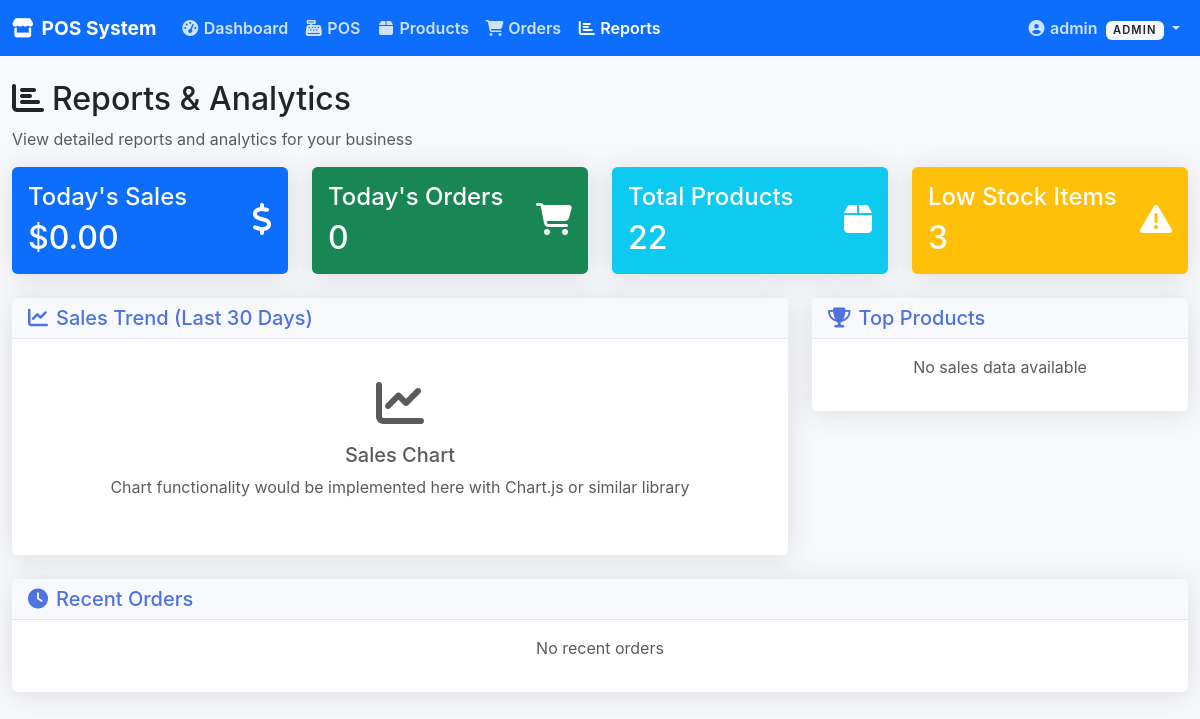
/user/reports.php (signed in), run on an earlier commit of the app's database.
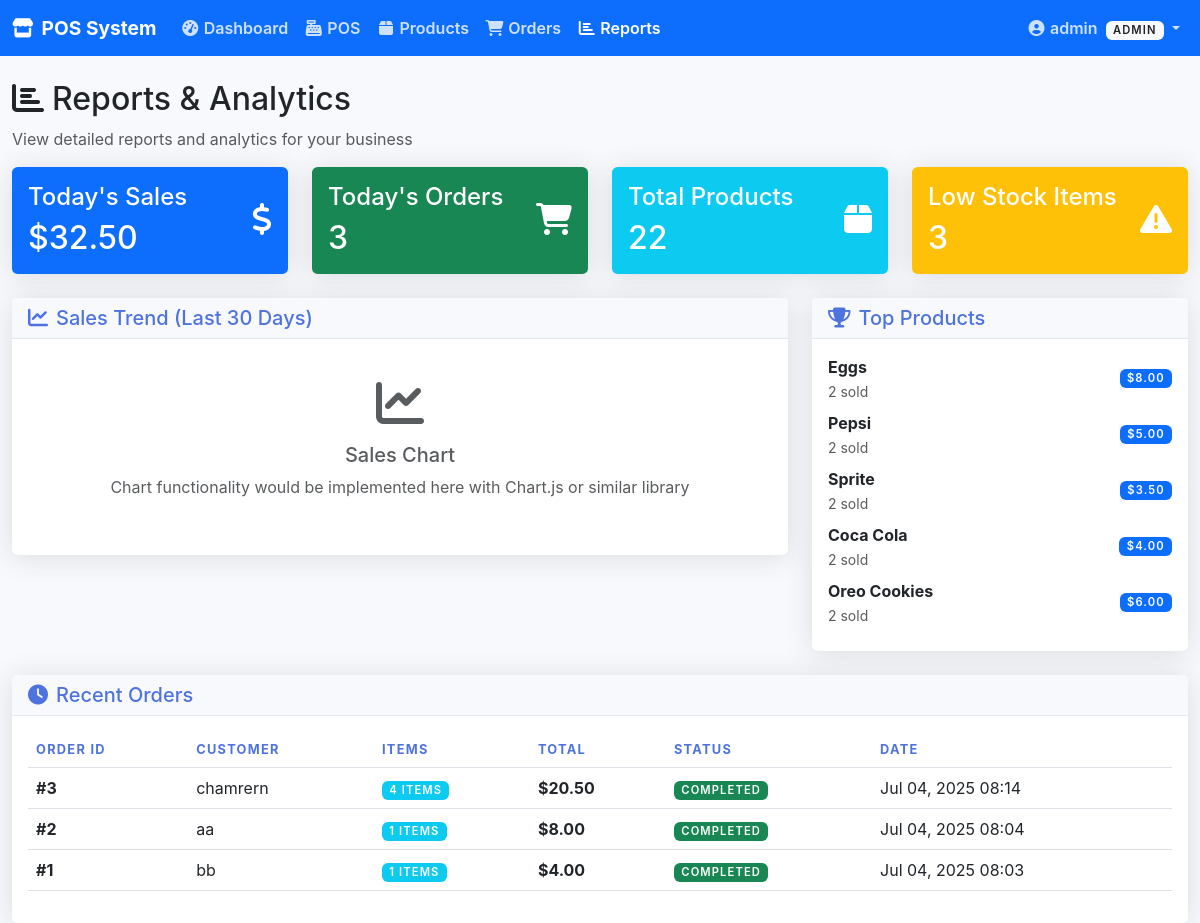
And on a later commit of the database.
### tables this page shows
CREATE TABLE IF NOT EXISTS `orders` (
  `id` int(11) NOT NULL AUTO_INCREMENT,
  `customer_name` varchar(100) DEFAULT NULL,
  `customer_email` varchar(100) DEFAULT NULL,
  `total_amount` decimal(10,2) NOT NULL,
  `status` enum('pending','completed','cancelled') DEFAULT 'pending',
  `payment_method` varchar(50) DEFAULT NULL,
  `created_at` timestamp NULL DEFAULT CURRENT_TIMESTAMP,
  `updated_at` timestamp NULL DEFAULT CURRENT_TIMESTAMP ON UPDATE CURRENT_TIMESTAMP,
  PRIMARY KEY (`id`)
);

### includes/auth.php (called while the page is built, shortened)
<?php
function getDashboardStats()
{
      $pdo = getDBConnection();
      $stats = [];
      $stmt = $pdo->prepare("SELECT COALESCE(SUM(total_amount), 0) as today_sales FROM orders WHERE DATE(created_at) = CURDATE() AND status = 'completed'");
      $stmt->execute();
      $stats['today_sales'] = $stmt->fetchColumn();
      $stmt = $pdo->prepare("SELECT COUNT(*) as today_orders FROM orders WHERE DATE(created_at) = CURDATE()");
      $stmt->execute();
      $stats['today_orders'] = $stmt->fetchColumn();
      $stmt = $pdo->prepare("SELECT COUNT(*) as total_products FROM products");
      $stmt->execute();
      $stats['total_products'] = $stmt->fetchColumn();
      $stmt = $pdo->prepare("SELECT COUNT(*) as low_stock_items FROM products WHERE stock_quantity < 10");
      $stmt->execute();
      $stats['low_stock_items'] = $stmt->fetchColumn();
      $stmt = $pdo->prepare("
        SELECT o.*, COUNT(oi.id) as product_count
        FROM orders o
        LEFT JOIN order_items oi ON o.id = oi.order_id
        GROUP BY o.id
        ORDER BY o.created_at DESC
        LIMIT 10
    ");
      $stmt->execute();
      $stats['recent_orders'] = $stmt->fetchAll(PDO::FETCH_ASSOC);
      return $stats;
}
function getTopProducts($limit = 5)
{
      $pdo = getDBConnection();
      $limit = (int)$limit;
      $stmt = $pdo->prepare("
        SELECT p.name, SUM(oi.quantity) as total_sold, SUM(oi.quantity * oi.price) as total_revenue
        FROM products p
        JOIN order_items oi ON p.id = oi.product_id
        JOIN orders o ON oi.order_id = o.id
        WHERE o.status = 'completed'
        GROUP BY p.id, p.name
        ORDER BY total_sold DESC
        LIMIT $limit
    ");
      $stmt->execute();
      return $stmt->fetchAll(PDO::FETCH_ASSOC);
}

### user/reports.php (the view, shortened to what the changed rows need)
<?php
require_once '../includes/auth.php';
$stats = getDashboardStats();
$top_products = getTopProducts(5);
?>
<!DOCTYPE html>
<html lang="en">
<head>
      <link href="https://cdn.jsdelivr.net/npm/bootstrap@5.3.0/dist/css/bootstrap.min.css" rel="stylesheet">
      <link rel="stylesheet" href="https://cdnjs.cloudflare.com/ajax/libs/font-awesome/6.4.0/css/all.min.css">
      <link rel="stylesheet" href="../admin/assets/css/admin.css">
</head>
<body>
      <div class="container-fluid mt-4">
            <div class="row">
                  <div class="col-12">
                        <h2><i class="fas fa-chart-bar me-2"></i>Reports & Analytics</h2>
                  </div>
            </div>
            <div class="row mb-4">
                  <div class="col-md-3">
                        <div class="card bg-primary text-white">
                              <div class="card-body">
                                    <div class="d-flex justify-content-between">
                                          <div>
                                                <h4 class="card-title">Today's Sales</h4>
                                                <h2 class="mb-0">$<?php echo number_format($stats['today_sales'], 2); ?></h2>
                                          </div>
                                    </div>
                              </div>
                        </div>
                  </div>
                  <div class="col-md-3">
                        <div class="card bg-success text-white">
                              <div class="card-body">
                                    <div class="d-flex justify-content-between">
                                          <div>
                                                <h4 class="card-title">Today's Orders</h4>
                                                <h2 class="mb-0"><?php echo $stats['today_orders']; ?></h2>
                                          </div>
                                    </div>
                              </div>
                        </div>
                  </div>
                  <div class="col-md-3">
                        <div class="card bg-info text-white">
                              <div class="card-body">
                                    <div class="d-flex justify-content-between">
                                          <div>
                                                <h2 class="mb-0"><?php echo $stats['total_products']; ?></h2>
                                          </div>
                                    </div>
                              </div>
                        </div>
                  </div>
                  <div class="col-md-3">
                        <div class="card bg-warning text-white">
                              <div class="card-body">
                                    <div class="d-flex justify-content-between">
                                          <div>
                                                <h2 class="mb-0"><?php echo $stats['low_stock_items']; ?></h2>
                                          </div>
                                    </div>
                              </div>
                        </div>
                  </div>
            </div>
            <div class="row">
                  <div class="col-md-4">
                        <div class="card">
                              <div class="card-body">
                                    <?php if (empty($top_products)): ?>
                                          <p class="text-muted text-center">No sales data available</p>
                                    <?php else: ?>
                                          <?php foreach ($top_products as $index => $product): ?>
                                                <div class="d-flex justify-content-between align-items-center mb-2">
                                                      <div>
                                                            <strong><?php echo htmlspecialchars($product['name']); ?></strong>
                                                            <br><small class="text-muted"><?php echo $product['total_sold']; ?> sold</small>
                                                      </div>
                                                      <span class="badge bg-primary">$<?php echo number_format($product['total_revenue'], 2); ?></span>
                                                </div>
                                          <?php endforeach; ?>
                                    <?php endif; ?>
                              </div>
                        </div>
                  </div>
            </div>
            <div class="row mt-4">
                  <div class="col-12">
                        <div class="card">
                              <div class="card-body">
                                    <?php if (empty($stats['recent_orders'])): ?>
                                          <p class="text-muted text-center">No recent orders</p>
                                    <?php else: ?>
                                          <div class="table-responsive">
                                                <table class="table table-hover">
                                                      <thead>
                                                            <tr>
                                                                  <th>Order ID</th>
                                                                  <th>Customer</th>
                                                                  <th>Items</th>
                                                                  <th>Total</th>
                                                                  <th>Status</th>
                                                                  <th>Date</th>
                                                            </tr>
                                                      </thead>
                                                      <tbody>
                                                            <?php foreach ($stats['recent_orders'] as $order): ?>
                                                                  <tr>
                                                                        <td><strong>#<?php echo $order['id']; ?></strong></td>
                                                                        <td><?php echo htmlspecialchars($order['customer_name'] ?: 'Walk-in Customer'); ?></td>
                                                                        <td><span class="badge bg-info"><?php echo $order['product_count']; ?> items</span></td>
                                                                        <td><strong>$<?php echo number_format($order['total_amount'], 2); ?></strong></td>
                                                                        <td>
                                                                              <span class="badge bg-<?php echo $order['status'] === 'completed' ? 'success' : ($order['status'] === 'pending' ? 'warning' : 'danger'); ?>">
                                                                                    <?php echo ucfirst($order['status']); ?>
                                                                              </span>
                                                                        </td>
                                                                        <td><?php echo date('M d, Y H:i', strtotime($order['created_at'])); ?></td>
                                                                  </tr>
                                                            <?php endforeach; ?>
                                                      </tbody>
                                                </table>
                                          </div>
                                    <?php endif; ?>
                              </div>
                        </div>
                  </div>
            </div>
      </div>
</body>
</html>

What changed in the data, as far as the page shows it:
added orders: id "3", customer_name "chamrern", product_count "4", total_amount "20.50", status "COMPLETED", created_at "Jul 04, 2025 08:14"
added orders: id "2", customer_name "aa", product_count "1", total_amount "8.00", status "COMPLETED", created_at "Jul 04, 2025 08:04"
added orders: id "1", customer_name "bb", product_count "1", total_amount "4.00", status "COMPLETED", created_at "Jul 04, 2025 08:03"
Also different on the page:
$stats['today_sales']: "0.00" → "32.50"
$stats['today_orders']: "0" → "3"
new list line: "Eggs 2 sold $ 8.00"
new list line: "Pepsi 2 sold $ 5.00"
new list line: "Sprite 2 sold $ 3.50"
new list line: "Coca Cola 2 sold $ 4.00"
new list line: "Oreo Cookies 2 sold $ 6.00"
text no longer shown: "No sales data available No recent orders"
text now shown: "ORDER ID CUSTOMER ITEMS TOTAL STATUS DATE"
